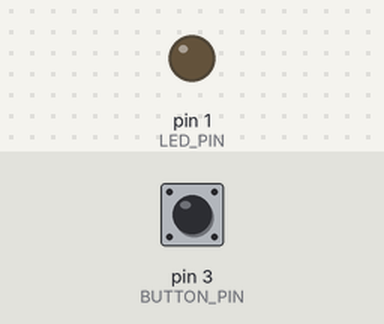
This sketch was run on a simulated Arduino Mega 2560, built with avr-gcc and run on an emulated ATmega2560. Shown: output pins drawn as LEDs (lit = HIGH). The test bench sets the inputs (shaded band); at power-on: pin 3 (BUTTON_PIN) HIGH.

Above: at 1.2 s.
1.3 s: pin 3 (BUTTON_PIN) pulled LOW for 0.15 s
At 1.64 s:
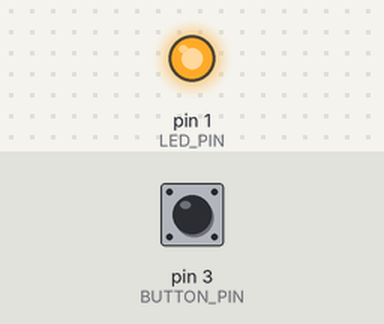
Timing chart, 0 to 10.3 s (numbered marks = the images above; inputs shaded):
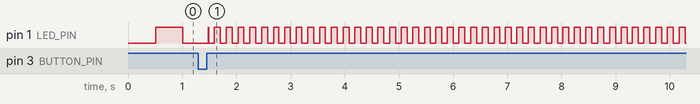

Measured:
- by itself, pin 1 (LED_PIN): repeats every 0.21 s: LOW 0.10 s, HIGH 0.11 s

The sketch:

Tiny-Blink-Deluxe.ino
```cpp
// Blink-KAI

#include <Arduino.h>

#include "Button.h"
#include "DebugSerial.h"

// #define RP2040
#define ATTINY

#if defined(RP2040)
#define BUTTON_PIN 29
#define LED_PIN 14
#elif defined(ATTINY)
#define BUTTON_PIN 3
#define LED_PIN 1
#endif

#define LED_ON HIGH
#define LED_OFF LOW

#define LED_WAIT 500
#define LED_WAIT_FAST 100
#define LED_WAIT_SLOW 1000

Button button(BUTTON_PIN);

enum ViewMode {
  VIEWMODE_BLINK,
  VIEWMODE_BLINK_FAST,
  VIEWMODE_BLINK_SLOW,
  VIEWMODE_COUNT
} viewMode = VIEWMODE_BLINK;

void setup() {
  DEBUG_SERIAL_BEGIN(9600);
  DEBUG_SERIAL_WAIT_FOR();
  DEBUG_SERIAL_PRINTLN();
  DEBUG_SERIAL_PRINTLN("--");
  DEBUG_SERIAL_PRINTLN("Blink-Deluxe");

  pinMode(LED_PIN, OUTPUT);
  button.begin();
}

void loop() {
  static unsigned long lastMillis = 0;
  unsigned long currentMillis = millis();

  static bool ledOn = true;
  static unsigned long ledWait = LED_WAIT;

  button.update();
  if (button.isClicked()) {
    DEBUG_SERIAL_PRINTLN("Button clicked");
    viewMode = static_cast<ViewMode>((viewMode + 1) % VIEWMODE_COUNT);
    currentMillis = 0;
    ledOn = true;
    switch (viewMode) {
      case VIEWMODE_BLINK: ledWait = LED_WAIT; break;
      case VIEWMODE_BLINK_FAST: ledWait = LED_WAIT_FAST; break;
      case VIEWMODE_BLINK_SLOW: ledWait = LED_WAIT_SLOW; break;
      default: break;
    }
    DEBUG_SERIAL_PRINTLN("New view mode=" + String(static_cast<int>(viewMode)) + ", ledWait=" + String(ledWait));
  }

  if (currentMillis - lastMillis > ledWait) {
    // DEBUG_SERIAL_PRINTLN("Time to toggle LED");
    digitalWrite(LED_PIN, ledOn ? LED_ON : LED_OFF);
    ledOn = !ledOn;
    lastMillis = currentMillis;
  }

  delay(10);
}
```

Button.cpp
```cpp
// Button

#include <Arduino.h>

#include "Button.h"

Button::Button(uint8_t pin, unsigned long debounceDelay) : pin(pin), debounceDelay(debounceDelay), currentState(false), lastState(false), lastReading(false), lastDebounceTime(0) {}

void Button::begin() {
  pinMode(pin, INPUT_PULLUP);
  currentState = false;
  lastState = currentState;
  lastReading = currentState;
  lastDebounceTime = millis();
}

void Button::update() {
  bool reading = !digitalRead(pin);
  if (reading != lastReading) { lastDebounceTime = millis(); }
  if ((millis() - lastDebounceTime) > debounceDelay) {
    lastState = currentState;
    currentState = reading;
  }
  lastReading = reading;
}

bool Button::isPressed() {
  return currentState;
}

bool Button::isClicked() {
  return lastState && !currentState;
}
```

Button.h
```cpp
// Button

#ifndef __BUTTON_H__
#define __BUTTON_H__

#include <Arduino.h>

class Button {
public:
  Button(uint8_t pin, unsigned long debounceDelay = 20);

  void begin();
  void update();

  bool isPressed();
  bool isClicked();

private:
  uint8_t pin;
  unsigned long debounceDelay;

  bool currentState;
  bool lastState;
  bool lastReading;
  unsigned long lastDebounceTime;
};

#endif  // __BUTTON_H__
```

DebugSerial.h
```cpp
// DebugSerial

#ifndef __SERIAL_H__
#define __SERIAL_H__

#include <Arduino.h>

#if defined(DEBUG)
#define DEBUG_SERIAL_BEGIN(x) Serial.begin(x)
#define DEBUG_SERIAL_WAIT_FOR() \
  while (!Serial && millis() < 5000) { delay(100); }
#define DEBUG_SERIAL_PRINT(x) Serial.print(x)
#define DEBUG_SERIAL_PRINTLN(x) Serial.println(x)
#define DEBUG_SERIAL_PRINTHEX(x) Serial.print(x, HEX)
#define DEBUG_SERIAL_PRINTHEXLN(x) Serial.println(x, HEX)
#else
#define DEBUG_SERIAL_BEGIN(x)
#define DEBUG_SERIAL_WAIT_FOR()
#define DEBUG_SERIAL_PRINT(x)
#define DEBUG_SERIAL_PRINTLN(x)
#define DEBUG_SERIAL_PRINTHEX(x)
#define DEBUG_SERIAL_PRINTHEXLN(x)
#endif

#endif  // __SERIAL_H__
```
